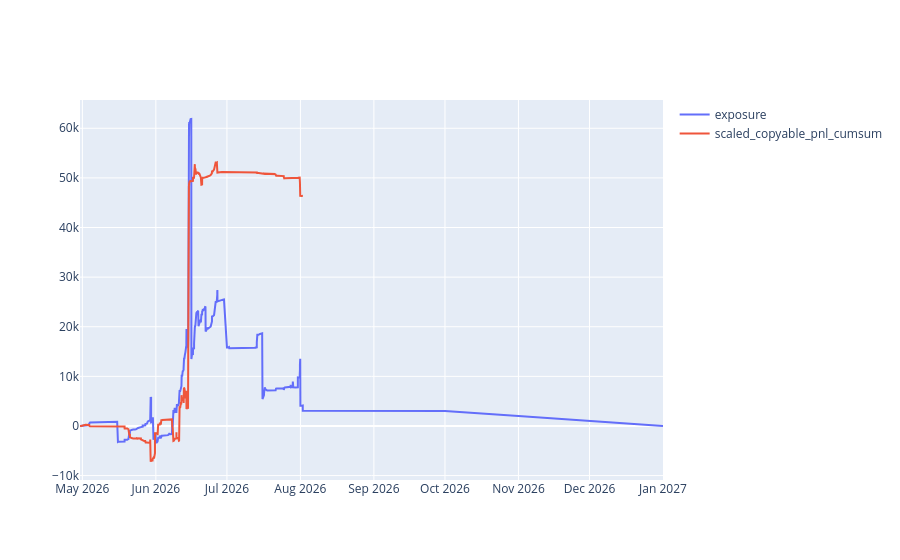

The notebook cell this image was saved under:
### Code cell
df_plot = df.groupby('end_date_iso').agg(
    scaled_copyable_pnl=('scaled_copyable_pnl', 'sum'),
    ending_exposure=('scaled_copyable_pnl_exposure', 'sum'),
).reset_index()

df.sort_values('bucket', inplace=True)
df['scaled_copyable_pnl_cumsum'] = df['scaled_copyable_pnl'].cumsum()

df_pnl = df[['bucket', 'scaled_copyable_pnl_cumsum']].copy()

# exposure ends at EOD of end_date, so shift by 24h
df_exposure = df_plot[['end_date_iso', 'ending_exposure']].copy()
df_exposure['end_date_iso'] = pd.to_datetime(df_exposure['end_date_iso']) + pd.Timedelta(days=1)
df_exposure.rename(columns={'end_date_iso': 'dt', 'ending_exposure': 'exposure_delta'}, inplace=True)

resolution_exposure = df_exposure.groupby('dt').agg(exposure_delta=('exposure_delta', 'sum')).reset_index()
resolution_exposure['exposure_delta'] = resolution_exposure['exposure_delta'] * -1

buy_exposure = df[['bucket', 'scaled_copyable_pnl_exposure']].rename(columns={'bucket': 'dt', 'scaled_copyable_pnl_exposure': 'exposure_delta'})

df_exposure = ( pd.concat([resolution_exposure, buy_exposure], ignore_index=True)
    .reset_index(drop=True)
)

df_exposure.sort_values('dt', inplace=True)
df_exposure['exposure'] = df_exposure['exposure_delta'].cumsum()

# df_plot['end_date_iso'] = pd.to_datetime(df_plot['end_date_iso']) + pd.Timedelta(days=1)

import plotly.graph_objects as go

fig = go.Figure()

fig.add_trace(go.Scatter(
    x=df_exposure['dt'],
    y=df_exposure['exposure'],
    mode='lines',
    name='exposure'
))

fig.add_trace(go.Scatter(
    x=df_pnl['bucket'],
    y=df_pnl['scaled_copyable_pnl_cumsum'],
    mode='lines',
    name='scaled_copyable_pnl_cumsum'
))

fig.show()

### Figure 1 — Plotly figure (JSON) as saved in the notebook; plotly's stock layout.template omitted (floating-point values rounded to 4 significant figures; data arrays with more than 128 entries replaced by an {"elided": "..."} marker saying what was removed)
{"data": [{"mode": "lines", "name": "exposure", "type": "scatter", "x": {"elided": "1351 str values"}, "y": {"elided": "1351 float values"}}, {"mode": "lines", "name": "scaled_copyable_pnl_cumsum", "type": "scatter", "x": {"elided": "1300 str values"}, "y": {"elided": "1300 float values"}}], "layout": {}}
